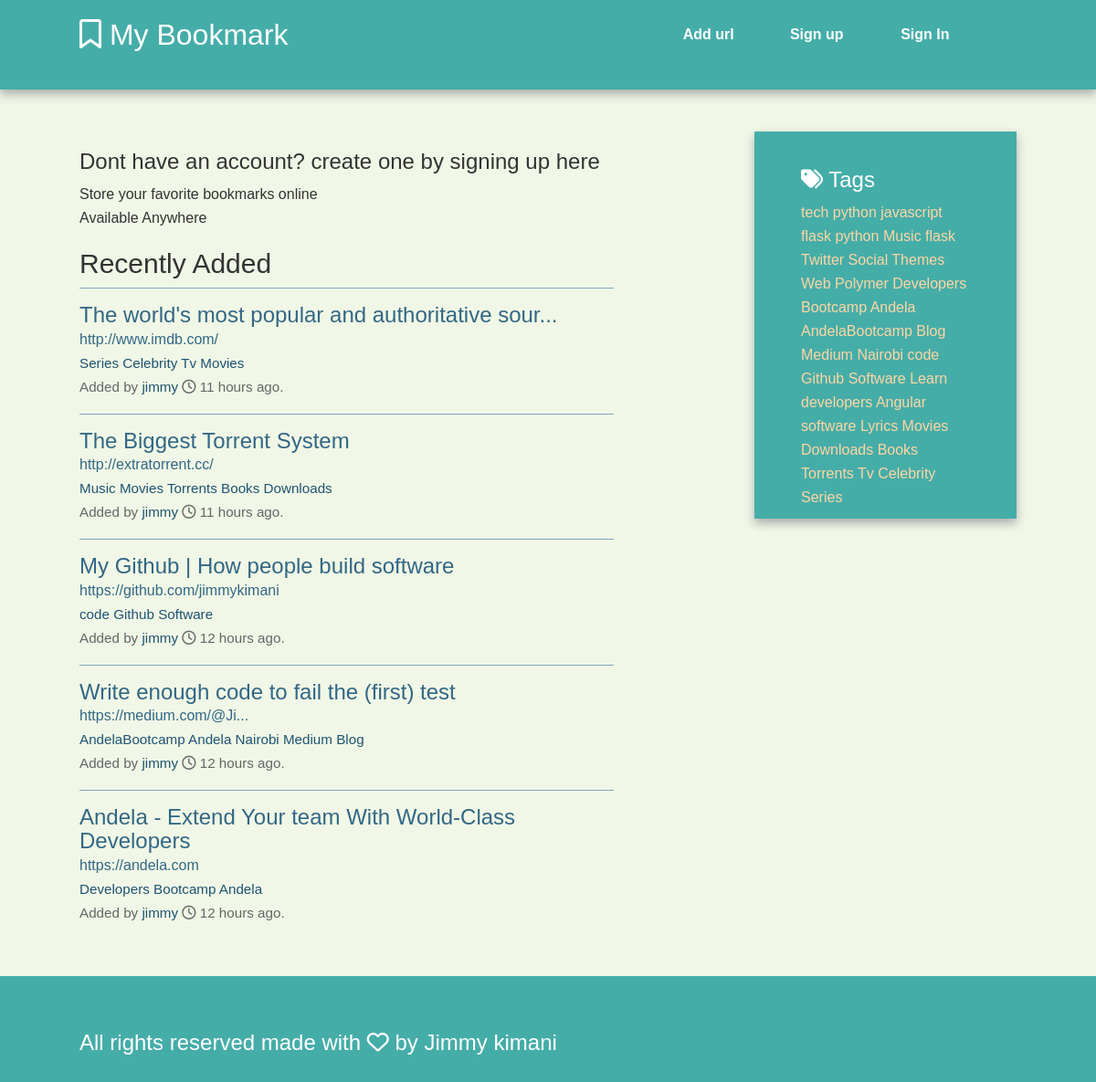
/index, run on the app's committed database.
### thermo/models.py (models this page shows, shortened)
class Bookmark(db.Model):
    id = db.Column(db.Integer, primary_key=True)
    url = db.Column(db.Text, nullable=False)
    date = db.Column(db.DateTime, default=datetime.utcnow)
    description = db.Column(db.String(300))
    user_id = db.Column(db.Integer, db.ForeignKey('user.id'), nullable=False)
    _tags = db.relationship('Tag', secondary=tags, backref=db.backref('bookmarks', lazy='dynamic'))
    @staticmethod
    def newest(num):
        return Bookmark.query.order_by(desc(Bookmark.date)).limit(num)
    @property
    def tags(self):
        return ",".join([t.name for t in self._tags])
    @tags.setter
    def tags(self, string):
        if string:
            self._tags = [Tag.get_or_create(name) for name in string.split(',')]

class Tag(db.Model):
    id = db.Column(db.Integer, primary_key=True)
    name = db.Column(db.String(25), nullable=False, unique=True, index=True)
    @staticmethod
    def all():
        return Tag.query.all()
    def __repr__(self):
        return self.name

class User(db.Model, UserMixin):
    id = db.Column(db.Integer, primary_key=True)
    username = db.Column(db.String(80), unique=True)
    email = db.Column(db.String(120), unique=True)
    bookmarks = db.relationship('Bookmark', backref='user', lazy='dynamic')
    password_hash = db.Column(db.String)
    @property
    def password(self):
        raise AttributeError('password is not a readable attribute')

### thermo/views.py (the view)
@app.route('/')
@app.route('/index')
def index():
    return render_template('index.html', new_bookmarks=Bookmark.newest(5))

### thermo/views.py (called while the page is built)
@app.context_processor
def inject_tags():
    return dict(all_tags=Tag.all)

### thermo/templates/index.html (shortened to what this page needs)
{% extends "base.html" %}
{% block content%}
                <article>
                    <header>
                      {% if current_user.is_authenticated %} <h1 class="Welcome"><i class="fa fa-user"> </i> Hi,{{ current_user.username|capitalize }}{% else %}<h3> Dont have an account? create one by signing up here</h3> {% endif %}</h1>
                        <p> Store your favorite bookmarks online<br> Available Anywhere</p>
                    </header>
                    <section>
                        <h2>Recently Added</h2>
                        {% if new_bookmarks.count() > 0 %}
                            {% with bookmarks=new_bookmarks %}
                                {% include 'bookmark_list.html' %}
                                {% endwith %}
                            {% else %}
                            No bookmarks have been added yet.
                            {% endif %}
                    </section>
                </article>
    {% endblock %}

### thermo/templates/base.html (shortened to what this page needs)
<!doctype html>
<html class="no-js" lang="">
    <head>
        <link href="https://maxcdn.bootstrapcdn.com/bootstrap/3.3.7/css/bootstrap.min.css" rel="stylesheet">
        <link rel="stylesheet" href= '{{ url_for('static', filename='normalize.min.css')}}'>
        <link rel="stylesheet" href= '{{ url_for('static', filename='main.css')}}'>
    </head>
    <body>
        <div class="header-container">
            <header class="wrapper clearfix">
            <a href="{{ url_for('index') }}"><h1 class="title"> <i class="fa fa-bookmark-o" aria-hidden="true"></i> My Bookmark</h1></a>
                <nav>
                    <ul>
                        <li><a href="{{url_for('add')}}">Add url</a></li>
                        {% if current_user.is_authenticated%}
                        <li> <a href="{{ url_for('user', username=current_user.username) }}">My Links</a></li>
                        <li><a href="{{ url_for('logout')}}"> Sign out</a></li>
                        {% else %}
                        <li><a href="{{ url_for('signup')}}">Sign up </a> </i>
                         <li><a href="{{ url_for('login')}}"> Sign In</a></li>
                        {% endif %}
                    </ul>
                </nav>
            </header>
        </div>
        <div class="main-container">
            <div class="main wrapper clearfix">
                {% block content %}
                {% endblock %}
                {% block sidebar %}
                 <aside>
                    <h3><i class="fa fa-tags" aria-hidden="true"></i>  Tags</h3>
                     {% for t in all_tags() %}
                     <a href= "{{  url_for('tag', name=t)}}">{{ t }}</a>
                     {% endfor %}
                </aside>
                {% endblock  %}
                </div>
        </div>
        <div class="footer-container">
            <footer class="wrapper">
                <h3>All rights reserved made with <i class="fa fa-heart-o"> </i>  by Jimmy kimani</h3>
            </footer>
        </div>
    </body>
</html>

### thermo/templates/bookmark_list.html (shortened to what this page needs)
<ul class='bookmarks'>
    {% for bookmark in bookmarks %}
    <li>
        <a class='header' href="{{ bookmark.url}}">
            <h3 class="description">
                {{ bookmark.description|truncate(50, killwords=True) }}
                </h3>
                <span class='url'>
                    {{ bookmark.url|truncate(25, killwords=True) }}
                 </span>
                     </a>
                <div class='info'>
                    <span class="tags">
                        {% if bookmark.tags %}
                        {% for t in bookmark._tags %}
                            <a href="{{ url_for('tag', name=t)}}">{{ t }}</a>
                            {% endfor %}
                        {% else %} No tags.
                        {% endif %}
                    </span>
                    <br>
                    Added by <a href="{{ url_for('user', username=bookmark.user.username) }}">
                    {{ bookmark.user.username}}
                    </a> <i class="fa fa-clock-o" aria-hidden="true"></i>
                    {{ moment(bookmark.date).fromNow() }}.
                </div>
    </li>
    {% endfor %}

### thermo/static/main.css (style rules this page uses)
html { color: #222; font-size: 1em; line-height: 1.4; }
body { font: 16px/26px Helvetica, Helvetica Neue, Arial; background-color: #f0f7e6; }
.wrapper { width: 90%; margin: 0 5%; }
.header-container { border-bottom: 20px solid #45ada8; }
.footer-container, .main aside { border-top: 20px solid#45ada8; }
.header-container, .footer-container, .main aside { background: #45ada8; }
.title { color: white; }
nav ul { margin: 0; padding: 0; list-style-type: none; }
nav a { display: block; margin-bottom: 10px; padding: 15px 0; text-align: center; text-decoration: none; font-weight: bold; color: white; background: #45ada8 }
.main { padding: 30px 0; }
.main aside { color: white; padding: 0px 5% 10px; }
.footer-container footer { color: white; padding: 20px 0; }
a, a:visited { color:#1e5373 }
aside a { color: #ffd6a3; }
.main aside h3, footer h3, footer a, footer a:visited { color: white }
@media only screen and (min-width: 480px) { nav a { float: left; width: 27%; margin: 0 1.7%; padding: 25px 2%; margin-bottom: 0; } }
@media only screen and (min-width: 480px) { nav li:first-child a { margin-left: 0; } }
@media only screen and (min-width: 480px) { nav li:last-child a { margin-right: 0; } }
@media only screen and (min-width: 480px) { ul.bookmarks { list-style:none none; padding-left: 0; } }
@media only screen and (min-width: 480px) { ul.bookmarks li { padding-bottom: .5em; border-top:1px solid #7ea6bf; padding: 1em 0; } }
@media only screen and (min-width: 480px) { a.header { color:#326786; text-decoration: none; display: block; } }
@media only screen and (min-width: 480px) { a.header h3 { margin:0 0; } }
@media only screen and (min-width: 480px) { div.info { font-size: .95em; color: #666666 } }
@media only screen and (min-width: 480px) { nav ul li { display: inline; } }
@media only screen and (min-width: 768px) { .header-container, .main aside { -webkit-box-shadow: 0 5px 10px #aaa; -moz-box-shadow: 0 5px 10px #aaa; box-shadow: 0 5px 10px #aaa; } }
@media only screen and (min-width: 768px) { .title { float: left; } }
@media only screen and (min-width: 768px) { nav { float: right; width: 38%; } }
@media only screen and (min-width: 768px) { .main article { float: left; width: 57%; } }
@media only screen and (min-width: 768px) { .main aside { float: right; width: 28%; } }
@media only screen and (min-width: 1140px) { .wrapper { width: 1026px; margin: 0 auto; } }
.clearfix:before, .clearfix:after { content: " "; display: table; }
.clearfix:after { clear: both; }
.clearfix { *zoom: 1; }

### data on the page
Bookmark: description "The world's most popular and authoritative sour...", url "http://www.imdb.com/", user.username "jimmy", date "11 hours ago"
Tag: name "Series"
Tag: name "Celebrity"
Tag: name "Tv"
Tag: name "Movies"
Bookmark: description "The Biggest Torrent System", url "http://extratorrent.cc/", user.username "jimmy", date "11 hours ago"
Tag: name "Music"
Tag: name "Torrents"
Tag: name "Books"
Tag: name "Downloads"
Bookmark: description "My Github | How people build software", url "https://github.com/jimmykimani", user.username "jimmy", date "12 hours ago"
Tag: name "code"
Tag: name "Github"
Tag: name "Software"
Bookmark: description "Write enough code to fail the (first) test", url "https://medium.com/@Ji...", user.username "jimmy", date "12 hours ago"
Tag: name "AndelaBootcamp"
Tag: name "Andela"
Tag: name "Nairobi"
Tag: name "Medium"
Tag: name "Blog"
Bookmark: description "Andela - Extend Your team With World-Class Developers", url "https://andela.com", user.username "jimmy", date "12 hours ago"
Tag: name "Developers"
Tag: name "Bootcamp"
Tag: name "tech"
Tag: name "python"
Tag: name "javascript"
Tag: name "flask python"
Tag: name "flask"
Tag: name "Twitter"
Tag: name "Social"
Tag: name "Themes"
Tag: name "Web"
Tag: name "Polymer"
Tag: name "Learn"
Tag: name "developers"
Tag: name "Angular"
Tag: name "software"
Tag: name "Lyrics"
